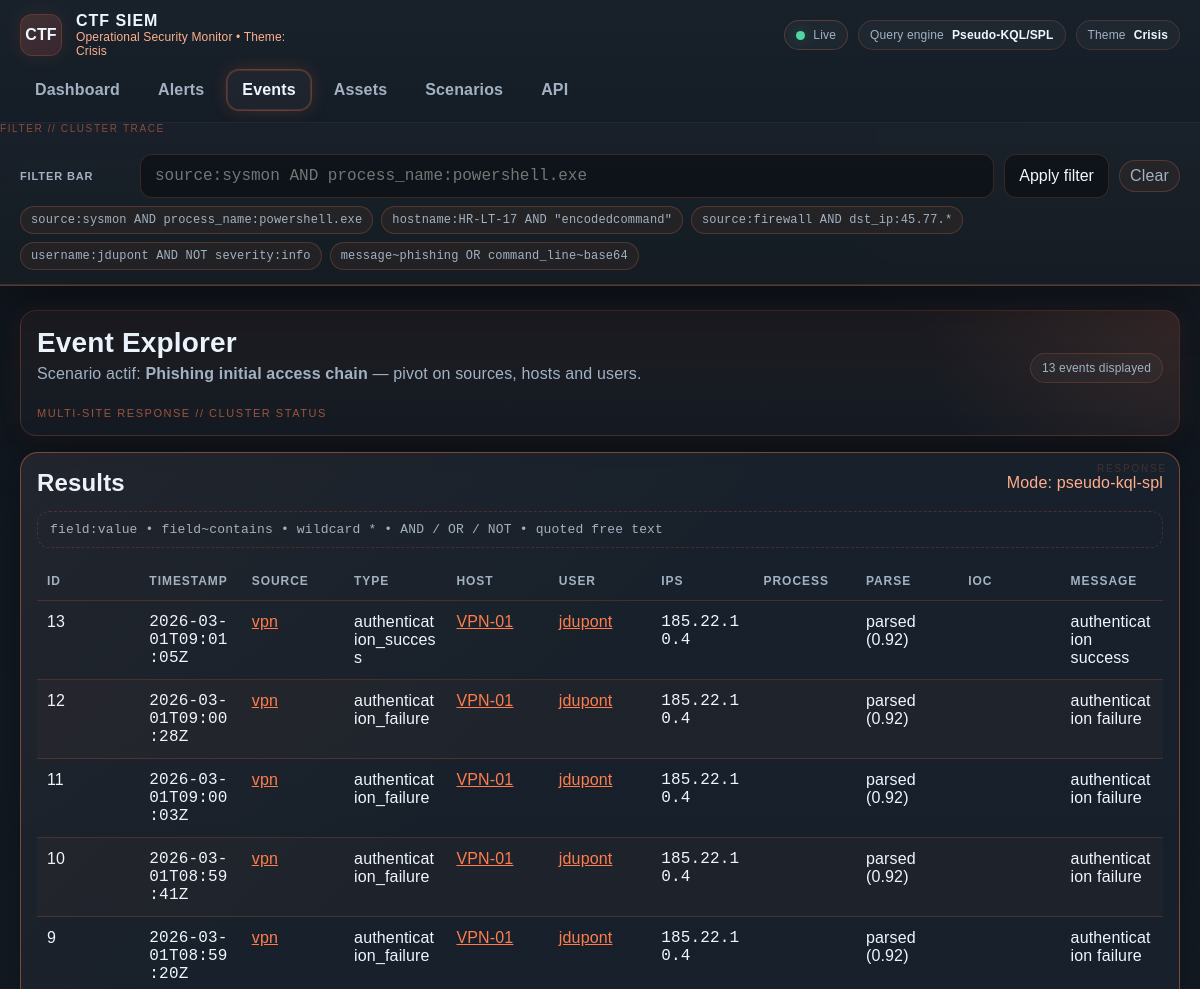
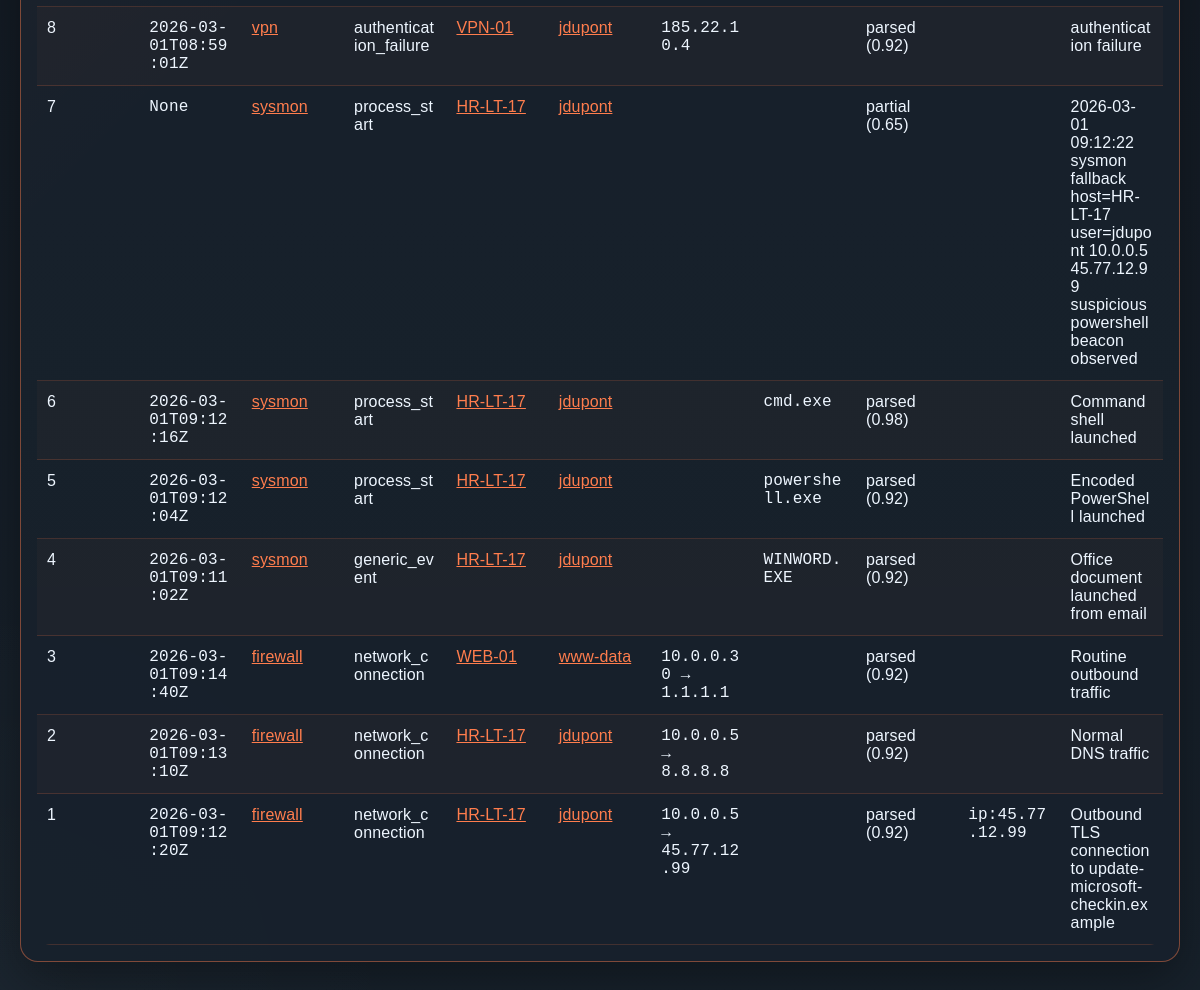
The app's page /events with its own data (2 pictures, top to bottom).
### app/models/entities.py (models this page shows)
class Scenario(Base):
    __tablename__ = "scenarios"
    id: Mapped[str] = mapped_column(String(120), primary_key=True)
    name: Mapped[str] = mapped_column(String(255))
    description: Mapped[str] = mapped_column(Text, default="")
    difficulty: Mapped[str] = mapped_column(String(50), default="medium")
    version: Mapped[str] = mapped_column(String(50), default="1.0")
    is_active: Mapped[bool] = mapped_column(Boolean, default=False)
    imported_at: Mapped[datetime] = mapped_column(DateTime, default=datetime.utcnow)

class Event(Base):
    __tablename__ = "events"
    id: Mapped[int] = mapped_column(Integer, primary_key=True, autoincrement=True)
    scenario_id: Mapped[str] = mapped_column(String(120), index=True)
    raw_record_id: Mapped[int | None] = mapped_column(Integer, nullable=True)
    timestamp: Mapped[str | None] = mapped_column(String(64), index=True, nullable=True)
    source: Mapped[str] = mapped_column(String(100), index=True, default="unknown")
    event_type: Mapped[str] = mapped_column(String(100), index=True, default="generic_event")
    hostname: Mapped[str | None] = mapped_column(String(120), index=True, nullable=True)
    username: Mapped[str | None] = mapped_column(String(120), index=True, nullable=True)
    src_ip: Mapped[str | None] = mapped_column(String(64), index=True, nullable=True)
    dst_ip: Mapped[str | None] = mapped_column(String(64), index=True, nullable=True)
    dst_port: Mapped[int | None] = mapped_column(Integer, nullable=True)
    process_name: Mapped[str | None] = mapped_column(String(200), nullable=True)
    command_line: Mapped[str | None] = mapped_column(Text, nullable=True)
    action: Mapped[str | None] = mapped_column(String(100), nullable=True)
    severity: Mapped[str] = mapped_column(String(30), default="info")
    message: Mapped[str] = mapped_column(Text, default="")
    parse_status: Mapped[str] = mapped_column(String(20), default="parsed")
    parse_confidence: Mapped[float] = mapped_column(Float, default=0.5)
    parser_name: Mapped[str] = mapped_column(String(100), default="unknown")
    ioc_match: Mapped[str | None] = mapped_column(String(255), nullable=True)

### app/main.py (the view)
@app.get("/events", response_class=HTMLResponse)
def events_page(q: str = "", db: Session = Depends(get_db)):
    scenario = get_active_scenario(db)
    if not scenario:
        return render("empty.html", message="No active scenario loaded.", current_path="/events", global_q=q)
    query_meta = parse_query_string(q)
    stmt = select(Event).where(Event.scenario_id == scenario.id)
    condition = build_condition(Event, q)
    if condition is not None:
        stmt = stmt.where(condition)
    events = db.execute(stmt.order_by(Event.id.desc()).limit(500)).scalars().all()
    return render(
        "events.html",
        scenario=scenario,
        events=events,
        q=q,
        global_q=q,
        current_path="/events",
        query_meta=query_meta,
        examples=query_help_examples(),
    )

### app/templates/events.html
{% extends "base.html" %}
{% block content %}
<div class="hero hero-events">
  <div>
    <h1>Event Explorer</h1>
    <p>Scenario actif: <strong>{{ scenario.name }}</strong> — pivot on sources, hosts and users.</p>
  </div>
  <div class="pill">{{ events|length }} events displayed</div>
</div>
<section class="panel panel-events">
  <div class="panel-header"><h2>Results</h2><span class="muted">Mode: {{ query_meta.mode if query_meta else 'pseudo-kql-spl' }}</span></div>
  <div class="kql-hint mono">field:value • field~contains • wildcard * • AND / OR / NOT • quoted free text</div>
  <div class="table-shell" style="margin-top:14px;">
    <table>
      <thead><tr><th>ID</th><th>Timestamp</th><th>Source</th><th>Type</th><th>Host</th><th>User</th><th>IPs</th><th>Process</th><th>Parse</th><th>IOC</th><th>Message</th></tr></thead>
      <tbody>
      {% for e in events %}
        <tr>
          <td>{{ e.id }}</td>
          <td class="mono">{{ e.timestamp }}</td>
          <td><a href="/events?q=source:{{ e.source }}">{{ e.source }}</a></td>
          <td>{{ e.event_type }}</td>
          <td>{% if e.hostname %}<a href="/events?q=hostname:{{ e.hostname }}">{{ e.hostname }}</a>{% endif %}</td>
          <td>{% if e.username %}<a href="/events?q=username:{{ e.username }}">{{ e.username }}</a>{% endif %}</td>
          <td class="mono">{{ e.src_ip or "" }}{% if e.dst_ip %} → {{ e.dst_ip }}{% endif %}</td>
          <td class="mono">{{ e.process_name or "" }}</td>
          <td>{{ e.parse_status }} ({{ e.parse_confidence }})</td>
          <td class="mono">{{ e.ioc_match or "" }}</td>
          <td>{{ e.message }}</td>
        </tr>
      {% endfor %}
      </tbody>
    </table>
  </div>
</section>
{% endblock %}

### app/templates/base.html (shortened to what this page needs)
<!doctype html>
<html lang="fr">
<head>
</head>
<body class="theme-{{ theme }} page-{{ (current_path or 'dashboard').strip('/').replace('/', '-') or 'dashboard' }}">
  <div class="shell">
    <header class="topbar">
      <div class="topbar-inner">
        <div class="brand">
          <div class="brand-mark">CTF</div>
          <div class="brand-copy">
            <strong>{{ app_title }}</strong>
            <span>Operational Security Monitor • Theme: <span class="theme-label">{{ theme }}</span></span>
          </div>
        </div>
        <div class="statusline">
          <span class="pill"><span class="dot"></span> Live</span>
          <span class="pill">Query engine <strong class="theme-label">pseudo-KQL/SPL</strong></span>
          <span class="pill">Theme <strong id="current-theme-label" class="theme-label">{{ theme }}</strong></span>
        </div>
      </div>
      <nav class="nav">
        <a href="/dashboard" class="{% if current_path == '/dashboard' %}active{% endif %}">Dashboard</a>
        <a href="/alerts" class="{% if current_path == '/alerts' %}active{% endif %}">Alerts</a>
        <a href="/events" class="{% if current_path == '/events' %}active{% endif %}">Events</a>
        <a href="/assets" class="{% if current_path == '/assets' %}active{% endif %}">Assets</a>
        <a href="/scenarios" class="{% if current_path == '/scenarios' %}active{% endif %}">Scenarios</a>
        <a href="/docs">API</a>
      </nav>
      <div class="querybar">
        <div class="querybar-inner">
          <form method="get" action="{{ current_path or '/events' }}">
            <label for="q">Filter bar</label>
            <input id="q" class="field mono" type="text" name="q" value="{{ global_q or '' }}" placeholder='source:sysmon AND process_name:powershell.exe'>
            <button type="submit">Apply filter</button>
            <a class="query-chip" href="{{ current_path or '/events' }}">Clear</a>
          </form>
          <div class="query-help">
            {% for ex in search_examples[:5] %}
              <a class="query-chip mono" href="{{ current_path or '/events' }}?q={{ ex|urlencode }}">{{ ex }}</a>
            {% endfor %}
          </div>
        </div>
      </div>
    </header>
    <main class="wrap">
      {% block content %}{% endblock %}
    </main>
  </div>
</body>
</html>

### records on screen
Scenario: name "Phishing initial access chain"
Event: id "13", timestamp "2026-03-01T09:01:05Z", source "vpn", event_type "authentication_success", hostname "VPN-01", username "jdupont", src_ip "185.22.10.4", parse_status "parsed", parse_confidence "0.92", message "authentication success"
Event: id "12", timestamp "2026-03-01T09:00:28Z", source "vpn", event_type "authentication_failure", hostname "VPN-01", username "jdupont", src_ip "185.22.10.4", parse_status "parsed", parse_confidence "0.92", message "authentication failure"
Event: id "11", timestamp "2026-03-01T09:00:03Z", source "vpn", event_type "authentication_failure", hostname "VPN-01", username "jdupont", src_ip "185.22.10.4", parse_status "parsed", parse_confidence "0.92", message "authentication failure"
Event: id "10", timestamp "2026-03-01T08:59:41Z", source "vpn", event_type "authentication_failure", hostname "VPN-01", username "jdupont", src_ip "185.22.10.4", parse_status "parsed", parse_confidence "0.92", message "authentication failure"
Event: id "9", timestamp "2026-03-01T08:59:20Z", source "vpn", event_type "authentication_failure", hostname "VPN-01", username "jdupont", src_ip "185.22.10.4", parse_status "parsed", parse_confidence "0.92", message "authentication failure"
Event: id "8", timestamp "2026-03-01T08:59:01Z", source "vpn", event_type "authentication_failure", hostname "VPN-01", username "jdupont", src_ip "185.22.10.4", parse_status "parsed", parse_confidence "0.92", message "authentication failure"
Event: id "7", timestamp "None", source "sysmon", event_type "process_start", hostname "HR-LT-17", username "jdupont", parse_status "partial", parse_confidence "0.65", message "2026-03-01 09:12:22 sysmon fallback host=HR-LT-17 user=jdupont 10.0.0.5 45.77.12.99 suspicious powershell beacon observed"
Event: id "6", timestamp "2026-03-01T09:12:16Z", source "sysmon", event_type "process_start", hostname "HR-LT-17", username "jdupont", process_name "cmd.exe", parse_status "parsed", parse_confidence "0.98", message "Command shell launched"
Event: id "5", timestamp "2026-03-01T09:12:04Z", source "sysmon", event_type "process_start", hostname "HR-LT-17", username "jdupont", process_name "powershell.exe", parse_status "parsed", parse_confidence "0.92", message "Encoded PowerShell launched"
Event: id "4", timestamp "2026-03-01T09:11:02Z", source "sysmon", event_type "generic_event", hostname "HR-LT-17", username "jdupont", process_name "WINWORD.EXE", parse_status "parsed", parse_confidence "0.92", message "Office document launched from email"
Event: id "3", timestamp "2026-03-01T09:14:40Z", source "firewall", event_type "network_connection", hostname "WEB-01", username "www-data", src_ip "10.0.0.30", dst_ip "1.1.1.1", parse_status "parsed", parse_confidence "0.92", message "Routine outbound traffic"
Event: id "2", timestamp "2026-03-01T09:13:10Z", source "firewall", event_type "network_connection", hostname "HR-LT-17", username "jdupont", src_ip "10.0.0.5", dst_ip "8.8.8.8", parse_status "parsed", parse_confidence "0.92", message "Normal DNS traffic"
Event: id "1", timestamp "2026-03-01T09:12:20Z", source "firewall", event_type "network_connection", hostname "HR-LT-17", username "jdupont", src_ip "10.0.0.5", dst_ip "45.77.12.99", parse_status "parsed", parse_confidence "0.92", ioc_match "ip:45.77.12.99", message "Outbound TLS connection to update-microsoft-checkin.example"

### other values on screen
{{ app_title }} "CTF SIEM"
{{ theme }} "Crisis"
{{ ex }} "source:sysmon AND process_name:powershell.exe" "hostname:HR-LT-17 AND \"encodedcommand\"" "source:firewall AND dst_ip:45.77.*" "username:jdupont AND NOT severity:info" "message~phishing OR command_line~base64"
{{ events|length }} "13"
{{ query_meta.mode if query_meta else 'pseudo-kql-spl' }} "pseudo-kql-spl"
